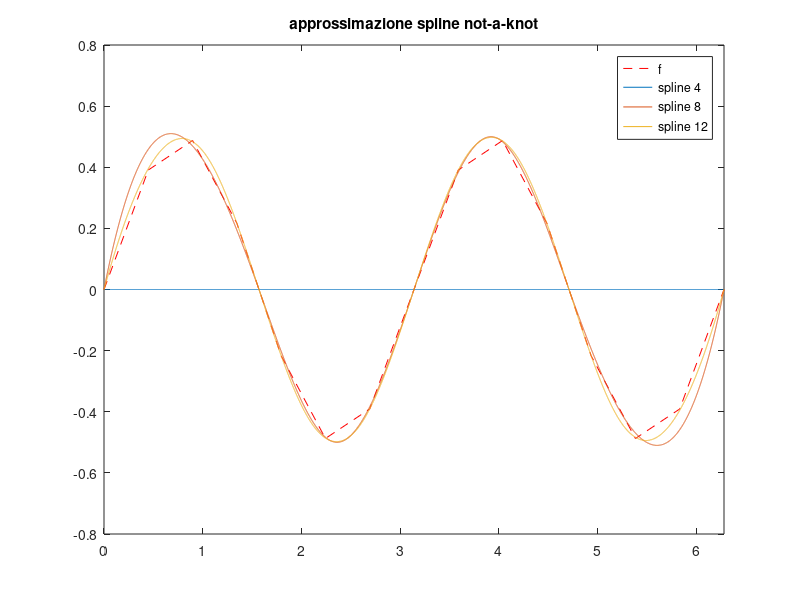
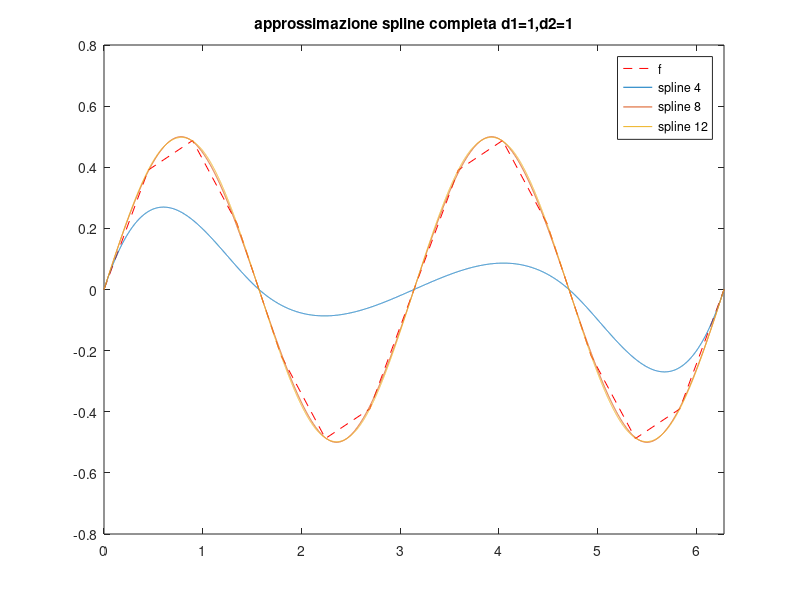
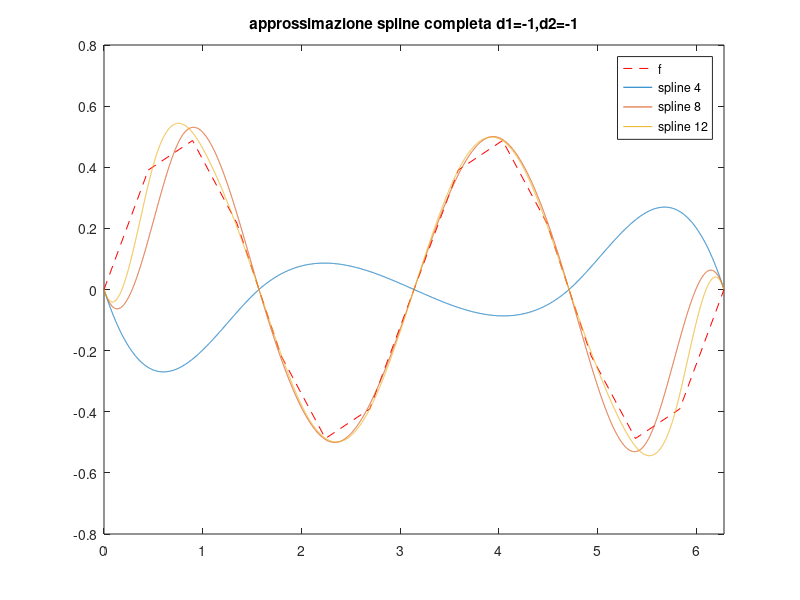

These charts were generated, in order, by the following MATLAB code:
close all

%%%%%%%%%%%%%%%%%%%%%
%  Esercizio 1
%%%%%%%%%%%%%%%%%%%%%
fprintf('Approssimazione  spline per funzione sin(x)cos(x) \n')

f=@(x)(sin(x).*cos(x));
alfa=0; beta=2*pi;

%n.1
figure(1)
fplot(f,[alfa,beta],'r--');
hold on

%n.2
t=linspace(alfa,beta,10000)';
for n=[4 8 12]

    x = linspace(alfa,beta,n+1)';
    s = spline(x,f(x),t);     % not-a-knot
    plot(t,s);
   %pause

end
hold off
title('approssimazione spline not-a-knot')
legend('f','spline 4','spline 8','spline 12')

%n.3
figure(2)
fplot(f,[alfa,beta],'r--');
hold on

t=linspace(alfa,beta,10000)';
d1=1; d2=1;
for n=[4 8 12]

    x = linspace(alfa,beta,n+1)';
    s = spline(x,[d1;f(x);d2],t);     % completa
    plot(t,s);
   %pause

end
hold off
title('approssimazione spline completa d1=1,d2=1')
legend('f','spline 4','spline 8','spline 12')

figure(3)
fplot(f,[alfa,beta],'r--');
hold on

t=linspace(alfa,beta,10000)';
d1=-1; d2=-1;
for n=[4 8 12]

    x = linspace(alfa,beta,n+1)';
    s = spline(x,[d1;f(x);d2],t);     % completa
    plot(t,s);
   %pause

end
hold off
title('approssimazione spline completa d1=-1,d2=-1')
legend('f','spline 4','spline 8','spline 12')

